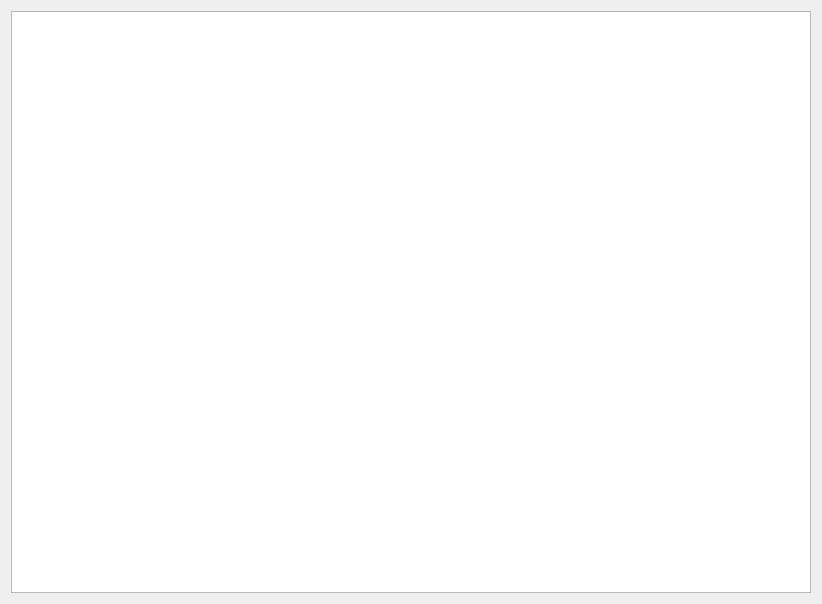
<?xml version="1.0" encoding="UTF-8"?>
<ui version="4.0">
 <class>Dialog_Edt_Help</class>
 <widget class="QDialog" name="Dialog_Edt_Help">
  <property name="geometry">
   <rect>
    <x>0</x>
    <y>0</y>
    <width>822</width>
    <height>604</height>
   </rect>
  </property>
  <property name="sizePolicy">
   <sizepolicy hsizetype="Maximum" vsizetype="Maximum">
    <horstretch>0</horstretch>
    <verstretch>0</verstretch>
   </sizepolicy>
  </property>
  <property name="windowTitle">
   <string>Dialog</string>
  </property>
  <layout class="QGridLayout" name="gridLayout">
   <item row="0" column="0">
    <widget class="QTextBrowser" name="textBrowser">
     <property name="font">
      <font>
       <family>Liberation Sans</family>
       <pointsize>14</pointsize>
      </font>
     </property>
    </widget>
   </item>
  </layout>
 </widget>
 <resources/>
 <connections/>
</ui>
